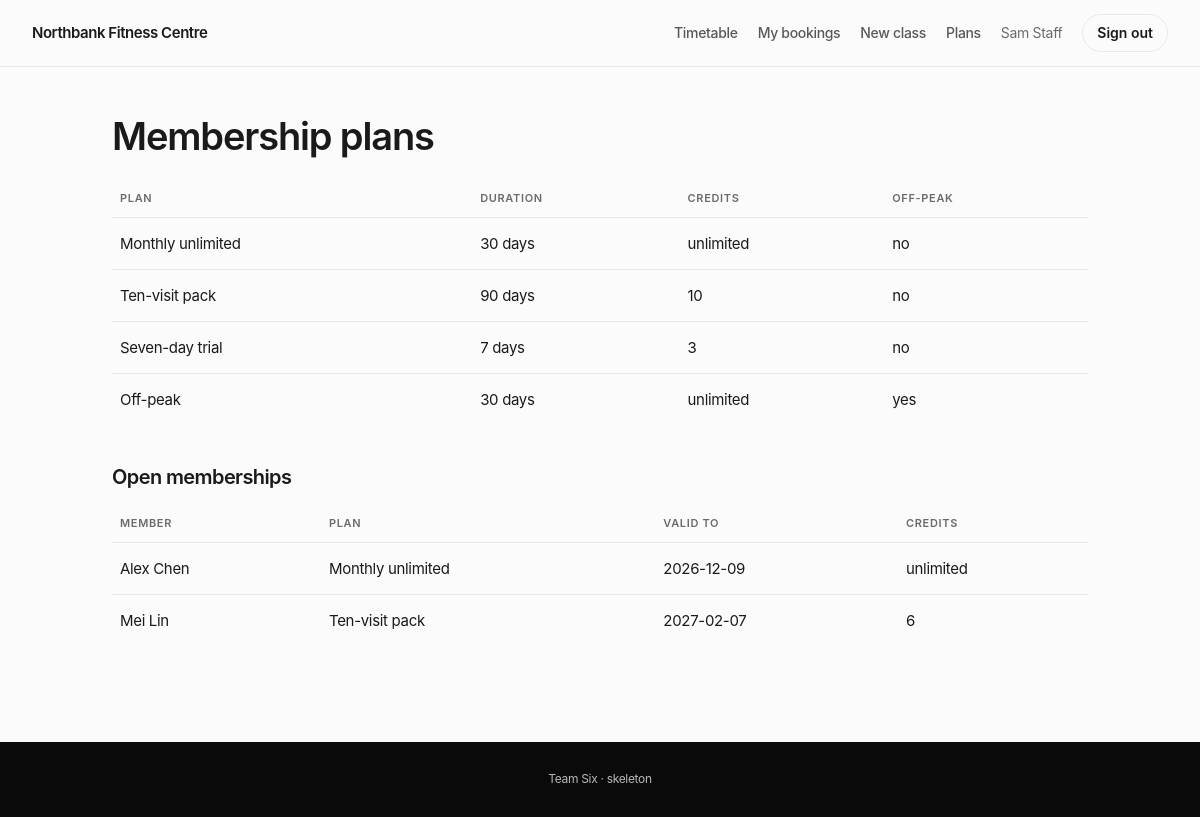
The page /admin/plans (signed in) on the database its author committed.
### app/models.py (models this page shows, shortened)
class User(db.Model, UserMixin):
    id = db.Column(db.Integer, primary_key=True)
    name = db.Column(db.String(60), nullable=False)
    email = db.Column(db.String(120), unique=True, nullable=False)
    password_hash = db.Column(db.String(255), nullable=False)
    role = db.Column(db.String(10), nullable=False, default="member")   # member | staff
    phone = db.Column(db.String(30))
    status = db.Column(db.String(10), nullable=False, default="active")
    memberships = db.relationship("Membership", back_populates="user")
    bookings = db.relationship("Booking", back_populates="user")

class MembershipPlan(db.Model):
    id = db.Column(db.Integer, primary_key=True)
    name = db.Column(db.String(40), nullable=False)
    duration_days = db.Column(db.Integer, nullable=False)
    credit_limit = db.Column(db.Integer)                 # None = unlimited
    off_peak = db.Column(db.Boolean, nullable=False, default=False)

class Membership(db.Model):
    id = db.Column(db.Integer, primary_key=True)
    user_id = db.Column(db.Integer, db.ForeignKey("user.id"), nullable=False)
    plan_id = db.Column(db.Integer, db.ForeignKey("membership_plan.id"), nullable=False)
    start = db.Column(db.Date, nullable=False)
    end = db.Column(db.Date, nullable=False)
    credits_remaining = db.Column(db.Integer)             # None = unlimited
    status = db.Column(db.String(10), nullable=False, default="active")
    user = db.relationship("User", back_populates="memberships")
    plan = db.relationship("MembershipPlan")

### app/scheduling.py (the view)
@bp.route("/admin/plans", methods=["GET", "POST"])
@staff_only
def plans():
    if request.method == "POST":
        flash("Plan changes are not part of this milestone.")
        return redirect(url_for("scheduling.plans"), code=303)
    return render_template("plans.html", plans=MembershipPlan.query.all(),
                           memberships=Membership.query.all())

### app/access.py (called while the page is built)
@login_manager.user_loader
def load_user(user_id):
    return db.session.get(User, int(user_id))

def staff_only(view):
    @wraps(view)
    def wrapped(*args, **kwargs):
        if not current_user.is_authenticated:
            return redirect(url_for("access.login", next=request.path))
        if current_user.role != "staff":
            abort(403)
        return view(*args, **kwargs)
    return wrapped

### templates/plans.html (shortened to what this page needs)
{% extends "base.html" %}
{% block content %}
<h1>Membership plans</h1>
<table>
  <thead><tr><th>Plan</th><th>Duration</th><th>Credits</th><th>Off-peak</th></tr></thead>
  <tbody>
  {% for p in plans %}
    <tr><td>{{ p.name }}</td><td>{{ p.duration_days }} days</td>
        <td>{{ p.credit_limit if p.credit_limit is not none else "unlimited" }}</td>
        <td>{{ "yes" if p.off_peak else "no" }}</td></tr>
  {% endfor %}
  </tbody>
</table>
<h2>Open memberships</h2>
<table>
  <thead><tr><th>Member</th><th>Plan</th><th>Valid to</th><th>Credits</th></tr></thead>
  <tbody>
  {% for m in memberships %}
    <tr><td>{{ m.user.name }}</td><td>{{ m.plan.name }}</td><td>{{ m.end }}</td>
        <td>{{ m.credits_remaining if m.credits_remaining is not none else "unlimited" }}</td></tr>
  {% endfor %}
  </tbody>
</table>
{% endblock %}

### templates/base.html (shortened to what this page needs)
<!doctype html>
<html lang="en">
<head>
  <link rel="stylesheet" href="{{ url_for('static', filename='style.css') }}">
</head>
<body>
<header class="bar">
  <a class="brand" href="{{ url_for('access.timetable') }}">Northbank Fitness Centre</a>
  <nav>
    <a href="{{ url_for('access.timetable') }}">Timetable</a>
    {% if current_user.is_authenticated %}
      <a href="{{ url_for('access.my_bookings') }}">My bookings</a>
      {% if current_user.role == 'staff' %}
        <a href="{{ url_for('scheduling.class_new') }}">New class</a>
        <a href="{{ url_for('scheduling.plans') }}">Plans</a>
      {% endif %}
      <span class="who">{{ current_user.name }}</span>
      <form method="post" action="{{ url_for('access.logout') }}"><button>Sign out</button></form>
    {% else %}
      <a href="{{ url_for('access.login') }}">Sign in</a>
    {% endif %}
  </nav>
</header>
<main>
  {% block content %}{% endblock %}
</main>
<footer class="foot">Team Six · skeleton</footer>
</body>
</html>

### static/style.css (style rules this page uses)
* { box-sizing: border-box; }
body { margin: 0; background: var(--bg); color: var(--ink); font: 400 16px/1.55 Inter, "Segoe UI", system-ui, sans-serif; letter-spacing: -0.02em; -webkit-font-smoothing: antialiased; }
.bar { position: sticky; top: 0; z-index: 10; display: flex; align-items: center; gap: 28px; padding: 14px 32px; background: rgba(251, 251, 251, 0.86); backdrop-filter: saturate(180%) blur(12px); border-bottom: 1px solid var(--line); }
.brand { font-weight: 600; font-size: 15px; letter-spacing: -0.03em; color: var(--ink); text-decoration: none; }
nav { display: flex; align-items: center; gap: 20px; margin-left: auto; }
nav a { color: var(--ink); text-decoration: none; font-size: 14px; font-weight: 500; opacity: 0.72; transition: opacity 0.15s ease; }
nav form { display: inline; margin: 0; }
.who { color: var(--muted); font-size: 14px; }
main { max-width: 1040px; margin: 0 auto; padding: 0 32px 96px; }
h1, h2 { letter-spacing: -0.03em; font-weight: 600; color: var(--ink); }
h1 { font-size: clamp(28px, 3.4vw, 38px); margin: 40px 0 10px; }
h2 { font-size: 20px; margin: 36px 0 8px; }
table { width: 100%; border-collapse: collapse; }
th { text-align: left; font-size: 11px; font-weight: 600; letter-spacing: 0.06em; text-transform: uppercase; color: var(--muted); padding: 14px 8px 10px; border-bottom: 1px solid var(--line); }
td { padding: 14px 8px; border-bottom: 1px solid var(--line); font-size: 15px; vertical-align: middle; }
tbody tr:last-child td { border-bottom: 0; }
button, .btn { font: inherit; font-size: 14px; font-weight: 600; padding: 9px 18px; border-radius: var(--pill); border: 1px solid transparent; background: var(--accent); color: var(--accent-ink); cursor: pointer; transition: transform 0.12s ease, background 0.15s ease; }
nav button { padding: 7px 14px; background: transparent; border: 1px solid var(--line); color: var(--ink); }
.foot { background: var(--dark); color: #B9B9B9; font-size: 12px; text-align: center; padding: 28px 0; margin-top: 0; }

### rows shown on the page
User: name "Sam Staff"
MembershipPlan: name "Monthly unlimited", duration_days "30", credit_limit "unlimited", off_peak "no"
MembershipPlan: name "Ten-visit pack", duration_days "90", credit_limit "10", off_peak "no"
MembershipPlan: name "Seven-day trial", duration_days "7", credit_limit "3", off_peak "no"
MembershipPlan: name "Off-peak", duration_days "30", credit_limit "unlimited", off_peak "yes"
Membership: user.name "Alex Chen", plan.name "Monthly unlimited", end "2026-12-09", credits_remaining "unlimited"
Membership: user.name "Mei Lin", plan.name "Ten-visit pack", end "2027-02-07", credits_remaining "6"
